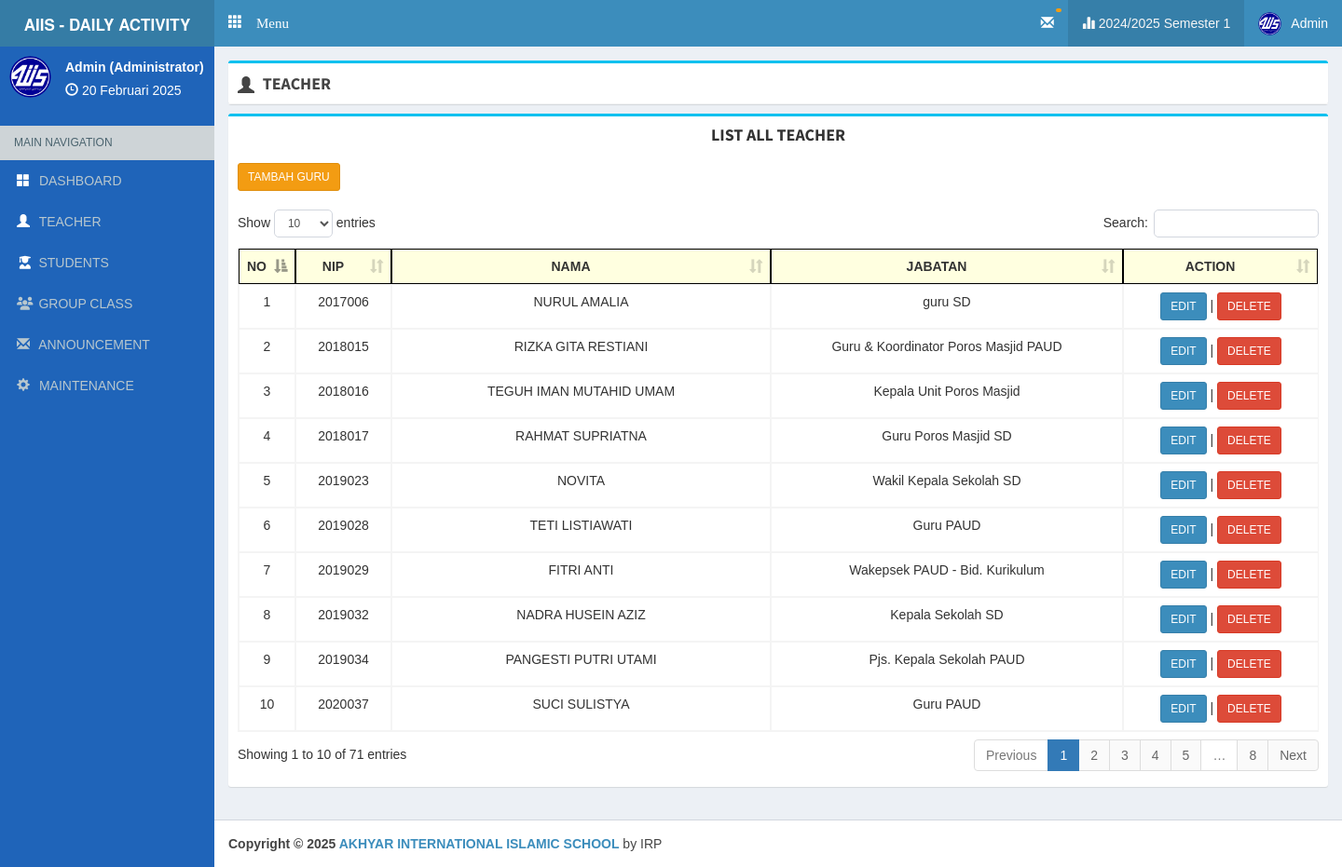
The page /admin/teacher (signed in) on the database its author committed.
### tables this page shows
CREATE TABLE `tahun_ajaran` (
  `id_tahun_ajaran` int(11) NOT NULL,
  `c_role` varchar(50) DEFAULT NULL,
  `tahun` varchar(50) DEFAULT NULL,
  `semester` varchar(50) DEFAULT NULL,
  `status` varchar(50) DEFAULT NULL
);

CREATE TABLE `guru` (
  `c_guru` varchar(10) NOT NULL,
  `nip` varchar(20) NOT NULL,
  `nama` varchar(50) NOT NULL,
  `temlahir` varchar(20) DEFAULT NULL,
  `tanglahir` date NOT NULL,
  `tgl_join` date NOT NULL,
  `c_jabatan` varchar(50) DEFAULT NULL,
  `jkel` varchar(10) NOT NULL,
  `alamat` text DEFAULT NULL,
  `pendidikan` varchar(100) DEFAULT NULL,
  `jurusan` varchar(50) DEFAULT NULL,
  `email` varchar(100) DEFAULT NULL,
  `username` varchar(20) NOT NULL,
  `password` varchar(255) NOT NULL
);

CREATE TABLE `aplikasi` (
  `id` int(2) NOT NULL,
  `alamat` varchar(30) NOT NULL,
  `kepsek` varchar(30) NOT NULL,
  `nipkepsek` varchar(30) NOT NULL,
  `namasek` varchar(60) NOT NULL
);

### php/config.php (called while the page is built, shortened)
<?php
$dbhost ='localhost';
$dbuser ='root';
$dbpass ='';
$dbname ='daily_activity_upt1';
$con=mysqli_connect($dbhost,$dbuser,$dbpass,$dbname);
$base='http://localhost/daily_act_upt1/';
$basead='http://localhost/daily_act_upt1/admin/';
$aplikasi=mysqli_fetch_array(mysqli_query($con,"SELECT * FROM aplikasi limit 1"));
?>

### php/function.php (called while the page is built, shortened)
<?php
function tgl($date){
  $array_bulan = array(1=>'Januari','Februari','Maret', 'April', 'Mei', 'Juni','Juli','Agustus','September','Oktober', 'November','Desember');
  $date = strtotime($date);
  $tanggal = date ('j', $date);
  $bulan = $array_bulan[date('n',$date)];
  $tahun = date('Y',$date);
  $result = $tanggal ." ". $bulan ." ". $tahun;
  return($result);
}
?>

### admin/view/list_teacher.php (the view, shortened to what this page needs)
<?php
	$timeOut        = $_SESSION['expire'];
	$timeRunningOut = time() + 5;
  $no             = 1;
  if ($timeRunningOut == $timeOut || $timeRunningOut > $timeOut) {
    $_SESSION['form_success'] = "session_time_out";
    $timeIsOut = 1;
    error_reporting(1);
  } else {
    $queryListTeacher = mysqli_query($con, "
      SELECT *
      FROM
      guru
      ORDER BY
      nip ASC
    ");
  }
?>
<link href="https://cdn.jsdelivr.net/npm/select2@4.1.0-rc.0/dist/css/select2.min.css" rel="stylesheet" />
<div class="box box-info">
  <center>
    <h4 id="judul_daily">
      <strong> LIST ALL TEACHER </strong>
    </h4>
  </center>
  <div class="box-body table-responsive">
	<a href="<?= $basead; ?>addteacher" class="btn btn-sm btn-warning"> TAMBAH GURU </a>
	<br><br>
    <table id="hightlight_list_siswa" style="text-align: center;" class="table table-bordered table-hover">
      <thead>
        <tr style="background-color: lightyellow; font-weight: bold;">
          <th style="text-align: center; border: 1px solid black;" width="5%">NO</th>
          <th style="text-align: center; border: 1px solid black;"> NIP </th>
          <th style="text-align: center; border: 1px solid black;"> NAMA </th>
          <th style="text-align: center; border: 1px solid black;"> JABATAN </th>
          <th style="text-align: center; border: 1px solid black;"> ACTION </th>
        </tr>
      </thead>
      <tbody>
        <?php foreach ($queryListTeacher as $data): ?>
          <tr>
            <td style="text-align: center;"> <?= $no++; ?> </td>
            <td style="text-align: center;"> <?= $data['nip']; ?> </td>
            <td style="text-align: center;"> <?= str_replace([" S.PD", ","], "", strtoupper($data['nama'])); ?> </td>
            <td style="text-align: center;"> <?= str_replace(["_"], " ", $data['c_jabatan']); ?> </td>
            <td style="text-align: center;">
              <button class="btn btn-sm btn-primary" onclick="editModal(`<?= $data['nama']; ?>`, `<?= $data['nip']; ?>`, `<?= $data['c_jabatan']; ?>`)"> EDIT </button> |
              <button class="btn btn-sm btn-danger" data-target="#hapus<?= $data['nip']; ?>" data-toggle="modal"> DELETE </button>
            </td>
          </tr>
        <?php endforeach ?>
      </tbody>
    </table>
  </div>
</div>

### admin/main.php (shortened to what this page needs)
<?php
  require '../php/config.php';
  require '../php/function.php';
  $currTahun    = "";
  $currSemester = "";
  $check = mysqli_num_rows(mysqli_query($con, "SELECT * FROM tahun_ajaran WHERE status = 'aktif' AND c_role = '$_SESSION[key_admin]' "));
  if ($check != 0) {
    $currTahun = mysqli_query($con, "SELECT tahun FROM tahun_ajaran WHERE status = 'aktif' AND c_role = '$_SESSION[key_admin]' ");
    $currTahun = mysqli_fetch_assoc($currTahun)['tahun'];
    $currSemester = mysqli_query($con, "SELECT semester FROM tahun_ajaran WHERE status = 'aktif' AND c_role = '$_SESSION[key_admin]' ");
    $currSemester = mysqli_fetch_assoc($currSemester)['semester'];
  } else {
    $currTahun    = "";
    $currSemester = "";
  }
  $na = mysqli_fetch_array(mysqli_query($con,"SELECT * FROM admin where c_admin = '$_SESSION[key_admin]' "));
?>
<!DOCTYPE html>
<html>
<head>
  <link href="<?php echo $base; ?>theme/js/summernote.min.css" rel="stylesheet"/>
  <link rel="stylesheet" href="<?php echo $base; ?>theme/plugins/datatables/dataTables.bootstrap.css">
  <link rel="stylesheet" href="<?php echo $base; ?>theme/plugins/iCheck/square/blue.css">
  <link rel="stylesheet" href="<?= $base; ?>theme/bower_components/bootstrap/dist/css/bootstrap.min.css">
  <link rel="stylesheet" href="<?= $base; ?>theme/bower_components/font-awesome/css/font-awesome.min.css">
  <link rel="stylesheet" href="https://cdnjs.cloudflare.com/ajax/libs/font-awesome/6.5.1/css/all.min.css" />
  <link rel="stylesheet" href="<?= $base; ?>theme/dist/css/AdminLTE.min.css">
  <link rel="stylesheet" href="<?= $base; ?>theme/dist/css/skins/_all-skins.min.css">
  <link rel="stylesheet" href="<?php echo $base; ?>theme/plugins/pace/pace.min.css">
  <link href="https://cdn.jsdelivr.net/npm/select2@4.1.0-rc.0/dist/css/select2.min.css" rel="stylesheet" />
  <link href="<?php echo $base; ?>theme/datetime/css/bootstrap-datetimepicker.min.css" rel="stylesheet">
  <link rel="stylesheet" href="<?php echo $base; ?>theme/plugins/select2/select2.min.css">
  <link rel="stylesheet" href="<?php echo $base; ?>theme/dist/css/AdminLTE.min.css">
  <link rel="stylesheet" href="<?php echo $base; ?>theme/dist/css/skins/_all-skins.min.css">
  <link rel="stylesheet" href="<?php echo $base; ?>theme/dist/css/overridecss.css">
</head>
<body class="skin-blue hold-transition fixed"
oncontextmenu="return false">
<div class="wrapper">
  <header class="main-header">
    <a href="#" class="logo">
      <span class="logo-lg"> <b style="font-size: 17px;"> AIIS - DAILY ACTIVITY </b> </span>
    </a>
    <nav class="navbar navbar-static-top" role="navigation">
     <a href="#" class="glyphicon glyphicon-th" data-toggle="offcanvas" role="button" style="color: #fff;margin-top: 15px;margin-left: 15px;font-size: 15px;"> Menu
      </a>
      <div class="navbar-custom-menu">
        <ul class="nav navbar-nav">
          <li class="dropdown notifications-menu">
            <a href="#" class="dropdown-toggle" id="untukNotifNoApprKepsek" data-toggle="dropdown">
              <i class="glyphicon glyphicon-envelope"></i>
              <span class="label label-warning" id="notifInfoList">  </span>
            </a>
          </li>
          <li class="active">
            <a><i class="glyphicon glyphicon-stats"></i> <?= $currTahun; ?> Semester <?= $currSemester; ?></a>
          </li>
          <li class="dropdown user user-menu" id="bgnNama">
            <a href="#" class="dropdown-toggle" data-toggle="dropdown">
              <img src="<?php echo $base; ?>imgstatis/logo2.png" class="user-image" alt="User Image">
                <span class="hidden-xs"><?php echo ucfirst($_SESSION['name_user']) ?></span>
              </a>
          </li>
        </ul>
      </div>
    </nav>
  </header>
  <aside class="main-sidebar">
    <section class="sidebar cobasidebar">
      <div class="user-panel">
        <div class="pull-left image">
            <img src="<?php echo $base; ?>imgstatis/logo2.png" class="img-circle" alt="User Image">
        </div>
        <div class="pull-left info">
          <p><?= ucfirst($na['username']); ?> (<?= $na['nama']; ?>) </p>
          <i class="glyphicon glyphicon-time"></i> <?php echo tgl(date('d-m-Y')); ?>
        </div>
      </div>
      <ul class="sidebar-menu">
        <li class="header">MAIN NAVIGATION</li>
        <li>
          <a href="<?= $basead; ?>" id="dashboard"><i style="color: white;" class="glyphicon glyphicon-th-large text-primary"></i> <span id=""> DASHBOARD </span> </a>
        </li>
        <li>
          <a href="<?= $basead; ?>teacher" id="addguru"><i style="color: white;" class="glyphicon glyphicon-user"></i> <span id="addtc"> TEACHER </span> </a>
        </li>
        <li>
          <a href="<?= $basead; ?>students" id="students"><i style="color: white;" class="fa-classic fa-solid fa-user-graduate fa-fw"></i> <span id="addst" style="margin-left: 2px;"> STUDENTS </span> </a>
        </li>
        <li>
          <a href="#" id="list_student">
            <i class="fa-solid fa-users"></i> <span style="margin-left: 2px;"> GROUP CLASS </span>
          </a>
        </li>
        <li>
          <a href="#" id="list_announcement">
            <i class="glyphicon glyphicon-envelope"></i> <span> ANNOUNCEMENT </span>
          </a>
        </li>
        <li>
          <a href="#" id="list_maintenance">
            <i class="glyphicon glyphicon-cog"></i> <span id="titleList2"> MAINTENANCE </span>
          </a>
        </li>
      </ul>
    </section>
  </aside>
  <div class="content-wrapper">
    <?php if (!empty($_GET['on'])): ?>
      <?php if ($_GET['on'] != 'createdaily'): ?>
        <section class="content-header" id="content_head">
          <div class="box box-info" style="margin-bottom: -5px;">
            <div class="box-header with-border">
              <h3 class="box-title" id="boxTitle"> <i class="fa" id="addIcon"></i> <span id="isiMenu"> </span> </h3>
            </div>
          </div>
        </section>
      <?php endif ?>
    <?php endif ?>
    <section class="content" id="isi_konten">
<?php
  if(empty($_GET['on'])){require 'view/dashboard/index.php';}
  else{
    $act=($_GET['on']);
    if($act=='kelas'){
      require 'view/a-kelas.php';
    }
    else if ($act == 'checkpembayarandaninputdata') {
      require 'view/spp/check_pembayaran/check_pembayaran_dan_inputdata.php';
    }
    elseif ($act == 'editdata') {
      require 'view/spp/edit_data/editdata.php';
    }
    elseif($act == 'upload') {
      require 'view/spp/upload/uploadfile.php';
    }
    elseif($act == 'addteacher') {
      require 'view/a-guru.php';
    }
    elseif($act == 'teacher') {
      require 'view/list_teacher.php';
    }
    elseif($act == 'students') {
      require 'view/students/all_student.php';
    }
    elseif($act == 'importsiswa') {
      require 'view/students/importsiswa.php';
    }
    elseif($act == 'addstudent') {
      require 'view/students/a-student.php';
    }
    elseif($act == 'listgroupclass') {
      require 'view/students/listgroupclass.php';
    }
    elseif($act == 'groupclass') {
      require 'view/students/anggota.php';
    }
    elseif($act == 'creategroupstudents') {
      require 'view/students/index.php';
    }
    elseif($act == 'addtogroupclass') {
      require 'view/students/addtogroup.php';
    }
    elseif($act == 'createinfo') {
      require 'view/announcement/index.php';
    }
    elseif ($act == 'tahunajaran') {
      require 'view/maintenance/tahun_ajaran/index.php';
    }
    else{
      require 'view/404.php';
    }
  }
?>
    </section>
  </div>
</div>
  <footer class="main-footer">
    <strong>Copyright &copy; <?php echo date('Y'); ?> <a href="#"><?php echo $aplikasi['namasek']; ?></a></strong> by IRP
</body>
</html>

### admin/main.php (style rules this page uses)
body { font-family:arial; }
#addIcon { top: 4px; }

### rows shown on the page
tahun_ajaran: tahun "2024/2025", semester "1"
guru: nip "2017006", nama "NURUL AMALIA", c_jabatan "guru SD"
guru: nip "2018015", nama "RIZKA GITA RESTIANI", c_jabatan "Guru & Koordinator Poros Masjid PAUD"
guru: nip "2018016", nama "TEGUH IMAN MUTAHID UMAM", c_jabatan "Kepala Unit Poros Masjid"
guru: nip "2018017", nama "RAHMAT SUPRIATNA", c_jabatan "Guru Poros Masjid SD"
guru: nip "2019023", nama "NOVITA", c_jabatan "Wakil Kepala Sekolah SD"
guru: nip "2019028", nama "TETI LISTIAWATI", c_jabatan "Guru PAUD"
guru: nip "2019029", nama "FITRI ANTI", c_jabatan "Wakepsek PAUD - Bid. Kurikulum"
guru: nip "2019032", nama "NADRA HUSEIN AZIZ", c_jabatan "Kepala Sekolah SD"
guru: nip "2019034", nama "PANGESTI PUTRI UTAMI", c_jabatan "Pjs. Kepala Sekolah PAUD"
guru: nip "2020037", nama "SUCI SULISTYA", c_jabatan "Guru PAUD"
aplikasi: namasek "AKHYAR INTERNATIONAL ISLAMIC SCHOOL"

### other values the page prints
$_SESSION['name_user'] "Admin"
$na['username'] "Admin"
$na['nama'] "Administrator"
